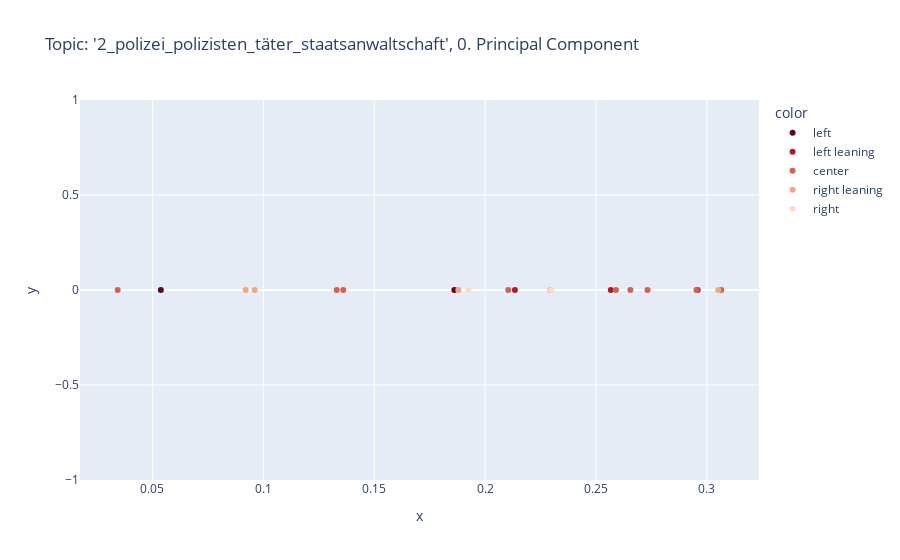
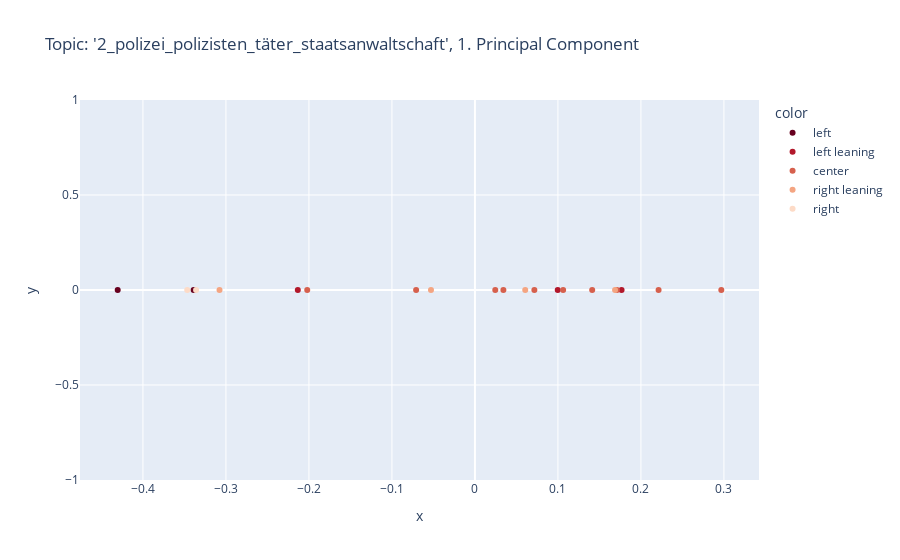
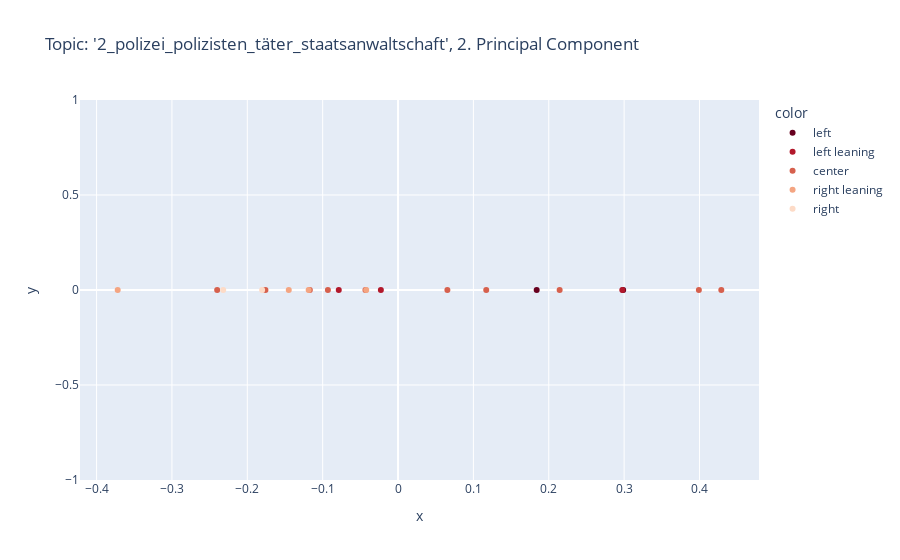

The cell these charts' notebook holds for them, in order:
### Code cell
import plotly.express as px
import matplotlib.pyplot as plt
%matplotlib qt

n_components=3
scale = True

scaler = StandardScaler()
model = TruncatedSVD(n_components=n_components)

if scale:
    N_scaled = scaler.fit_transform(N.values)
    N_df_trunc = model.fit_transform(N_scaled)
else:
    N_df_trunc = model.fit_transform(N.values)

for n in range(n_components):
    fig = px.scatter(
        x=model.components_[n], 
        y=[0.0 for test in model.components_[n]], 
        color=political_spectrum_dict.values(), 
        color_discrete_sequence=px.colors.diverging.RdBu,
        hover_data=[N_df.columns], 
        title=f'Topic: \'{topic}\', {n}. Principal Component',
        )
    fig.show()

### Figure 1 — Plotly figure (JSON) as saved in the notebook; plotly's stock layout.template omitted (floating-point values rounded to 4 significant figures)
{"data": [{"customdata": [["junge Welt"], ["NachDenkSeiten"]], "hovertemplate": "color=left<br>x=%{x}<br>y=%{y}<br>hover_data_0=%{customdata[0]}<extra></extra>", "legendgroup": "left", "marker": {"color": "rgb(103,0,31)", "symbol": "circle"}, "mode": "markers", "name": "left", "orientation": "v", "showlegend": true, "type": "scatter", "x": [0.05376, 0.1861], "xaxis": "x", "y": [0, 0], "yaxis": "y"}, {"customdata": [["taz"], ["stern TV"], ["DER SPIEGEL"]], "hovertemplate": "color=left leaning<br>x=%{x}<br>y=%{y}<br>hover_data_0=%{customdata[0]}<extra></extra>", "legendgroup": "left leaning", "marker": {"color": "rgb(178,24,43)", "symbol": "circle"}, "mode": "markers", "name": "left leaning", "orientation": "v", "showlegend": true, "type": "scatter", "x": [0.2134, 0.2567, 0.2958], "xaxis": "x", "y": [0, 0, 0], "yaxis": "y"}, {"customdata": [["Süddeutsche Zeitung"], ["Der Tagesspiegel"], ["ARD"], ["ZDF"], ["ZDFheute Nachrichten"], ["Bayerischer Rundfunk"], ["ntv Nachrichten"], ["ZEIT ONLINE"], ["faz"], ["WELT"]], "hovertemplate": "color=center<br>x=%{x}<br>y=%{y}<br>hover_data_0=%{customdata[0]}<extra></extra>", "legendgroup": "center", "marker": {"color": "rgb(214,96,77)", "symbol": "circle"}, "mode": "markers", "name": "center", "orientation": "v", "showlegend": true, "type": "scatter", "x": [0.1331, 0.03431, 0.2295, 0.136, 0.3065, 0.259, 0.2655, 0.2104, 0.2732, 0.2953], "xaxis": "x", "y": [0, 0, 0, 0, 0, 0, 0, 0, 0, 0], "yaxis": "y"}, {"customdata": [["RTL"], ["FOCUS Online"], ["BILD"], ["NZZ Neue Zürcher Zeitung"]], "hovertemplate": "color=right leaning<br>x=%{x}<br>y=%{y}<br>hover_data_0=%{customdata[0]}<extra></extra>", "legendgroup": "right leaning", "marker": {"color": "rgb(244,165,130)", "symbol": "circle"}, "mode": "markers", "name": "right leaning", "orientation": "v", "showlegend": true, "type": "scatter", "x": [0.09201, 0.1879, 0.3051, 0.09609], "xaxis": "x", "y": [0, 0, 0, 0], "yaxis": "y"}, {"customdata": [["Junge Freiheit"], ["COMPACTTV"]], "hovertemplate": "color=right<br>x=%{x}<br>y=%{y}<br>hover_data_0=%{customdata[0]}<extra></extra>", "legendgroup": "right", "marker": {"color": "rgb(253,219,199)", "symbol": "circle"}, "mode": "markers", "name": "right", "orientation": "v", "showlegend": true, "type": "scatter", "x": [0.1925, 0.2297], "xaxis": "x", "y": [0, 0], "yaxis": "y"}], "layout": {"legend": {"title": {"text": "color"}, "tracegroupgap": 0}, "title": {"text": "Topic: '2_polizei_polizisten_täter_staatsanwaltschaft', 0. Principal Component"}, "xaxis": {"anchor": "y", "domain": [0, 1], "title": {"text": "x"}}, "yaxis": {"anchor": "x", "domain": [0, 1], "title": {"text": "y"}}}}

### Figure 2 — Plotly figure (JSON) as saved in the notebook; plotly's stock layout.template omitted (floating-point values rounded to 4 significant figures)
{"data": [{"customdata": [["junge Welt"], ["NachDenkSeiten"]], "hovertemplate": "color=left<br>x=%{x}<br>y=%{y}<br>hover_data_0=%{customdata[0]}<extra></extra>", "legendgroup": "left", "marker": {"color": "rgb(103,0,31)", "symbol": "circle"}, "mode": "markers", "name": "left", "orientation": "v", "showlegend": true, "type": "scatter", "x": [-0.3389, -0.4304], "xaxis": "x", "y": [0, 0], "yaxis": "y"}, {"customdata": [["taz"], ["stern TV"], ["DER SPIEGEL"]], "hovertemplate": "color=left leaning<br>x=%{x}<br>y=%{y}<br>hover_data_0=%{customdata[0]}<extra></extra>", "legendgroup": "left leaning", "marker": {"color": "rgb(178,24,43)", "symbol": "circle"}, "mode": "markers", "name": "left leaning", "orientation": "v", "showlegend": true, "type": "scatter", "x": [-0.2134, 0.1767, 0.09977], "xaxis": "x", "y": [0, 0, 0], "yaxis": "y"}, {"customdata": [["Süddeutsche Zeitung"], ["Der Tagesspiegel"], ["ARD"], ["ZDF"], ["ZDFheute Nachrichten"], ["Bayerischer Rundfunk"], ["ntv Nachrichten"], ["ZEIT ONLINE"], ["faz"], ["WELT"]], "hovertemplate": "color=center<br>x=%{x}<br>y=%{y}<br>hover_data_0=%{customdata[0]}<extra></extra>", "legendgroup": "center", "marker": {"color": "rgb(214,96,77)", "symbol": "circle"}, "mode": "markers", "name": "center", "orientation": "v", "showlegend": true, "type": "scatter", "x": [0.03429, -0.2021, 0.2213, 0.2969, -0.07085, 0.1413, 0.1063, 0.1711, 0.0245, 0.07161], "xaxis": "x", "y": [0, 0, 0, 0, 0, 0, 0, 0, 0, 0], "yaxis": "y"}, {"customdata": [["RTL"], ["FOCUS Online"], ["BILD"], ["NZZ Neue Zürcher Zeitung"]], "hovertemplate": "color=right leaning<br>x=%{x}<br>y=%{y}<br>hover_data_0=%{customdata[0]}<extra></extra>", "legendgroup": "right leaning", "marker": {"color": "rgb(244,165,130)", "symbol": "circle"}, "mode": "markers", "name": "right leaning", "orientation": "v", "showlegend": true, "type": "scatter", "x": [0.06059, -0.05296, 0.1688, -0.3077], "xaxis": "x", "y": [0, 0, 0, 0], "yaxis": "y"}, {"customdata": [["Junge Freiheit"], ["COMPACTTV"]], "hovertemplate": "color=right<br>x=%{x}<br>y=%{y}<br>hover_data_0=%{customdata[0]}<extra></extra>", "legendgroup": "right", "marker": {"color": "rgb(253,219,199)", "symbol": "circle"}, "mode": "markers", "name": "right", "orientation": "v", "showlegend": true, "type": "scatter", "x": [-0.336, -0.3467], "xaxis": "x", "y": [0, 0], "yaxis": "y"}], "layout": {"legend": {"title": {"text": "color"}, "tracegroupgap": 0}, "title": {"text": "Topic: '2_polizei_polizisten_täter_staatsanwaltschaft', 1. Principal Component"}, "xaxis": {"anchor": "y", "domain": [0, 1], "title": {"text": "x"}}, "yaxis": {"anchor": "x", "domain": [0, 1], "title": {"text": "y"}}}}

### Figure 3 — Plotly figure (JSON) as saved in the notebook; plotly's stock layout.template omitted (floating-point values rounded to 4 significant figures)
{"data": [{"customdata": [["junge Welt"], ["NachDenkSeiten"]], "hovertemplate": "color=left<br>x=%{x}<br>y=%{y}<br>hover_data_0=%{customdata[0]}<extra></extra>", "legendgroup": "left", "marker": {"color": "rgb(103,0,31)", "symbol": "circle"}, "mode": "markers", "name": "left", "orientation": "v", "showlegend": true, "type": "scatter", "x": [0.2987, 0.184], "xaxis": "x", "y": [0, 0], "yaxis": "y"}, {"customdata": [["taz"], ["stern TV"], ["DER SPIEGEL"]], "hovertemplate": "color=left leaning<br>x=%{x}<br>y=%{y}<br>hover_data_0=%{customdata[0]}<extra></extra>", "legendgroup": "left leaning", "marker": {"color": "rgb(178,24,43)", "symbol": "circle"}, "mode": "markers", "name": "left leaning", "orientation": "v", "showlegend": true, "type": "scatter", "x": [0.2976, -0.0228, -0.07863], "xaxis": "x", "y": [0, 0, 0], "yaxis": "y"}, {"customdata": [["Süddeutsche Zeitung"], ["Der Tagesspiegel"], ["ARD"], ["ZDF"], ["ZDFheute Nachrichten"], ["Bayerischer Rundfunk"], ["ntv Nachrichten"], ["ZEIT ONLINE"], ["faz"], ["WELT"]], "hovertemplate": "color=center<br>x=%{x}<br>y=%{y}<br>hover_data_0=%{customdata[0]}<extra></extra>", "legendgroup": "center", "marker": {"color": "rgb(214,96,77)", "symbol": "circle"}, "mode": "markers", "name": "center", "orientation": "v", "showlegend": true, "type": "scatter", "x": [0.4289, -0.176, 0.117, -0.04324, -0.09306, 0.06549, -0.1171, 0.3992, 0.2144, -0.24], "xaxis": "x", "y": [0, 0, 0, 0, 0, 0, 0, 0, 0, 0], "yaxis": "y"}, {"customdata": [["RTL"], ["FOCUS Online"], ["BILD"], ["NZZ Neue Zürcher Zeitung"]], "hovertemplate": "color=right leaning<br>x=%{x}<br>y=%{y}<br>hover_data_0=%{customdata[0]}<extra></extra>", "legendgroup": "right leaning", "marker": {"color": "rgb(244,165,130)", "symbol": "circle"}, "mode": "markers", "name": "right leaning", "orientation": "v", "showlegend": true, "type": "scatter", "x": [-0.372, -0.04221, -0.145, -0.1186], "xaxis": "x", "y": [0, 0, 0, 0], "yaxis": "y"}, {"customdata": [["Junge Freiheit"], ["COMPACTTV"]], "hovertemplate": "color=right<br>x=%{x}<br>y=%{y}<br>hover_data_0=%{customdata[0]}<extra></extra>", "legendgroup": "right", "marker": {"color": "rgb(253,219,199)", "symbol": "circle"}, "mode": "markers", "name": "right", "orientation": "v", "showlegend": true, "type": "scatter", "x": [-0.1803, -0.232], "xaxis": "x", "y": [0, 0], "yaxis": "y"}], "layout": {"legend": {"title": {"text": "color"}, "tracegroupgap": 0}, "title": {"text": "Topic: '2_polizei_polizisten_täter_staatsanwaltschaft', 2. Principal Component"}, "xaxis": {"anchor": "y", "domain": [0, 1], "title": {"text": "x"}}, "yaxis": {"anchor": "x", "domain": [0, 1], "title": {"text": "y"}}}}
